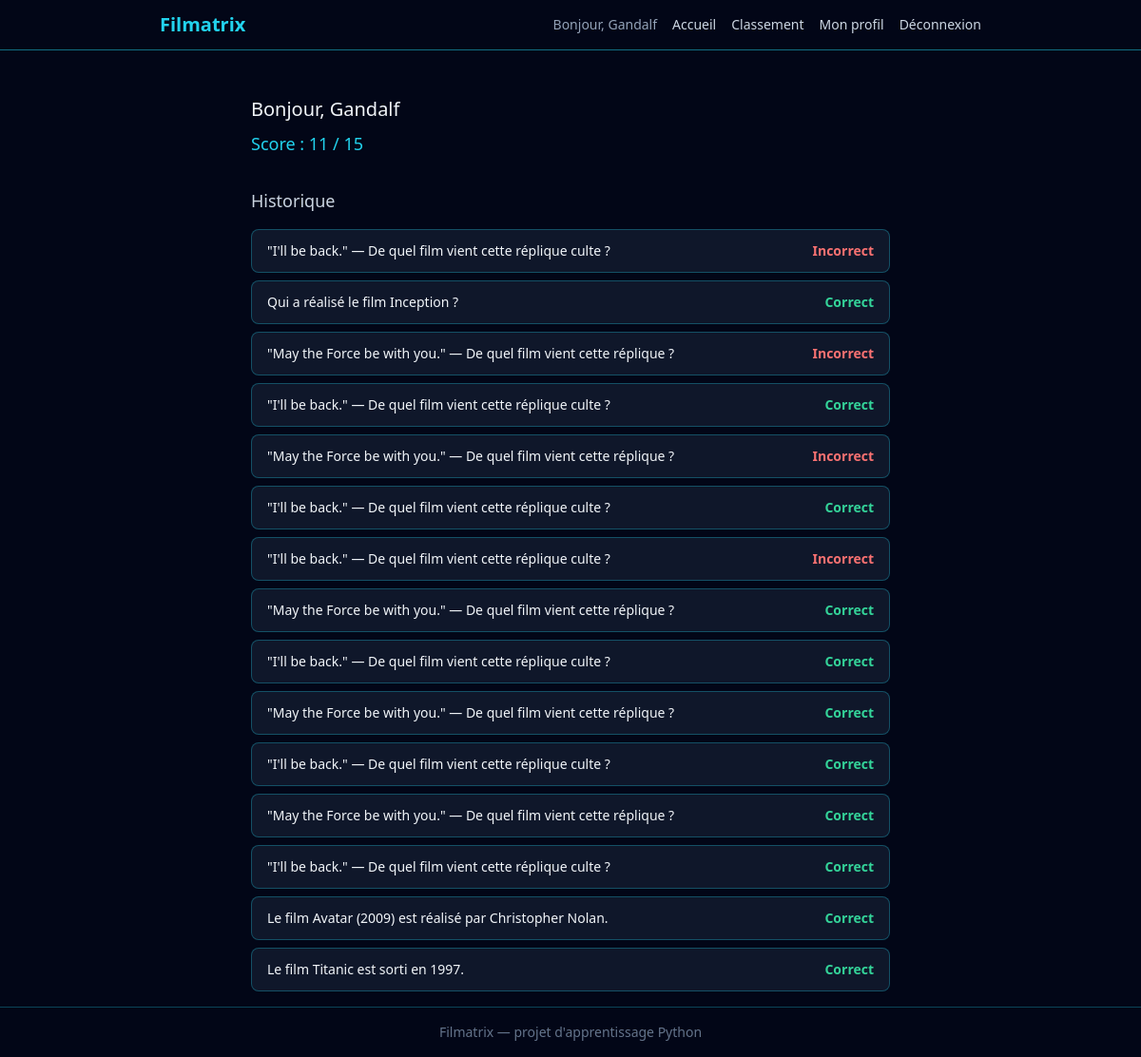
/profil (signed in), run on an earlier commit of the app's database.
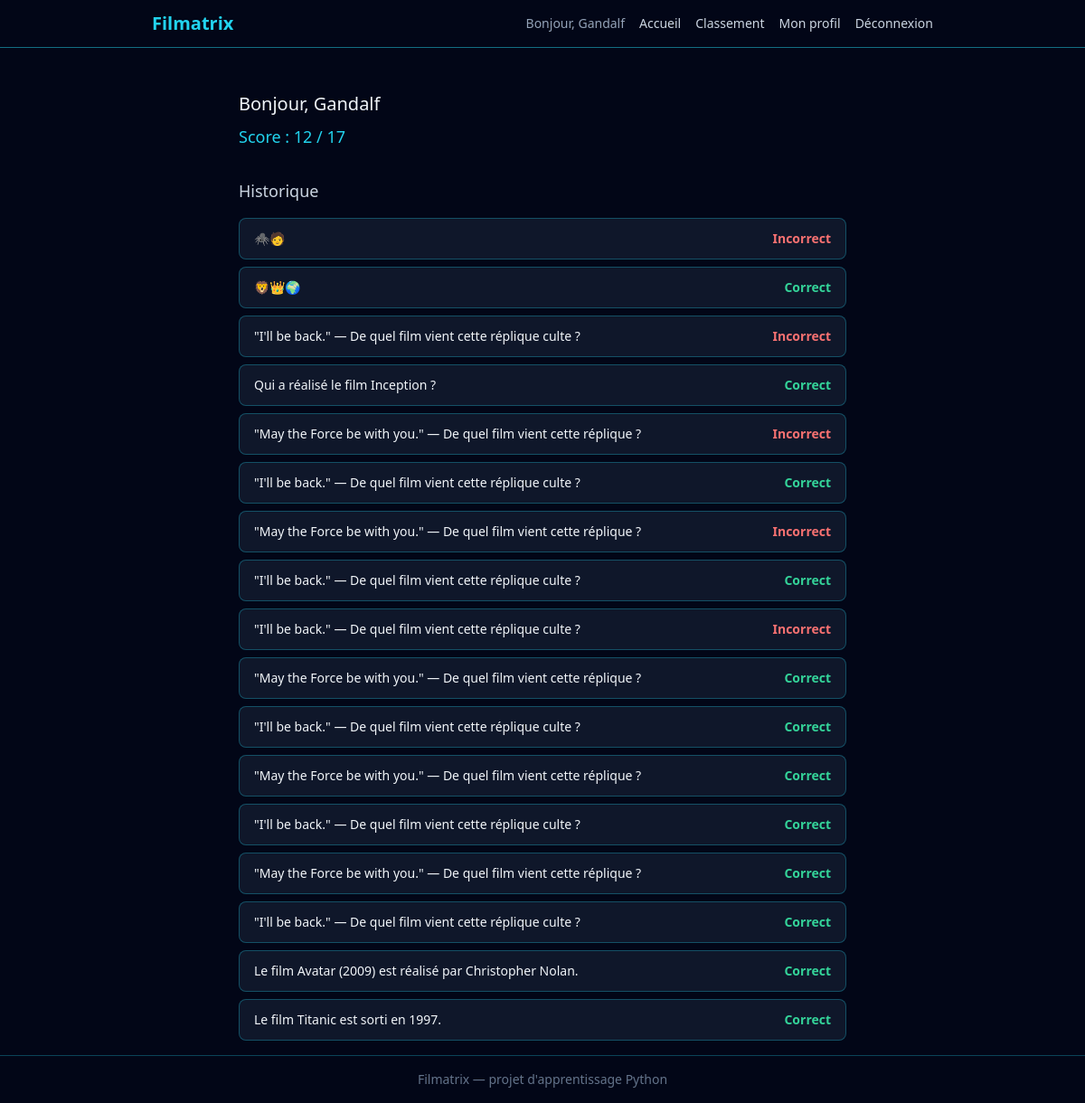
And on a later commit of the database.
### src/models.py (models this page shows, shortened)
class User(db.Model, UserMixin):
    __tablename__ = "users"
    id = db.Column(db.Integer, primary_key=True)
    username = db.Column(db.String(50), unique=True, nullable=False)
    email = db.Column(db.String(120), unique=True, nullable=False)
    password_hash = db.Column(db.String(255), nullable=False)

class Attempt(db.Model):
    __tablename__ = "attempts"
    id = db.Column(db.Integer, primary_key=True)
    user_id = db.Column(db.Integer, db.ForeignKey("users.id"), nullable=False)
    question_id = db.Column(db.Integer, db.ForeignKey("questions.id"), nullable=False)
    is_correct = db.Column(db.Boolean, nullable=False)
    answered_at = db.Column(db.DateTime, nullable=False, default=datetime.utcnow)
    question = db.relationship("Question")
    user = db.relationship("User", backref="attempts")

class Question(db.Model):
    __tablename__ = "questions"
    id = db.Column(db.Integer, primary_key=True)
    mode = db.Column(db.String(50), nullable=False)
    category = db.Column(db.String(50), nullable=False)
    difficulty = db.Column(db.String(20), nullable=False)
    prompt = db.Column(db.Text, nullable=False)
    payload = db.Column(db.JSON, nullable=False)
    correct_answer = db.Column(db.JSON, nullable=False)
    requires_account = db.Column(db.Boolean, nullable=False, default=False)

### app.py (the view)
    @app.route("/profil")
    @login_required
    def profile() -> str:
        attempts = (
            Attempt.query.filter_by(user_id=current_user.id)
            .order_by(Attempt.answered_at.desc())
            .all()
        )
        total_count = len(attempts)
        correct_count = sum(1 for attempt in attempts if attempt.is_correct)
        return render_template(
            "profil.html",
            attempts=attempts,
            total_count=total_count,
            correct_count=correct_count,
        )

### templates/profil.html
{% extends "base.html" %}
{% block content %}
<div class="max-w-2xl mx-auto mt-8">
    <h2 class="text-xl mb-2">Bonjour, {{ current_user.username }}</h2>
    <p class="text-cyan-400 text-lg mb-8">
        Score : {{ correct_count }} / {{ total_count }}
    </p>
    <h3 class="text-lg mb-4 text-slate-300">Historique</h3>
    {% if attempts %}
    <div class="flex flex-col gap-2">
        {% for attempt in attempts %}
        <div class="flex items-center justify-between bg-slate-900 border border-cyan-400/30 rounded-lg px-4 py-3">
            <span class="text-sm">{{ attempt.question.prompt }}</span>
            {% if attempt.is_correct %}
                <span class="text-emerald-400 text-sm font-bold">Correct</span>
            {% else %}
                <span class="text-red-400 text-sm font-bold">Incorrect</span>
            {% endif %}
        </div>
        {% endfor %}
    </div>
    {% else %}
    <p class="text-slate-500">Aucune partie jouée pour le moment.</p>
    {% endif %}
</div>
{% endblock %}

### templates/base.html (shortened to what this page needs)
<!DOCTYPE html>
<html lang="fr">
<head>
    <link rel="stylesheet" href="{{ url_for('static', filename='css/output.css') }}">
</head>
<body class="bg-slate-950 text-slate-100 min-h-screen flex flex-col">
    <header class="border-b border-cyan-400/50">
    <nav class="max-w-4xl mx-auto px-4 py-3">
        <div class="flex items-center justify-between">
            <a href="{{ url_for('home') }}" class="text-xl font-bold text-cyan-400">
                Filmatrix
            </a>
            <div class="flex items-center gap-4">
                {% if current_user.is_authenticated %}
                <span class="text-slate-400 text-sm">Bonjour, {{ current_user.username }}</span>
                {% endif %}
                <div class="hidden md:flex items-center gap-4 text-sm">
                    <a href="{{ url_for('home') }}" class="text-slate-300 hover:text-cyan-400 transition">Accueil</a>
                    <a href="{{ url_for('leaderboard') }}" class="text-slate-300 hover:text-cyan-400 transition">Classement</a>
                    {% if current_user.is_authenticated %}
                        <a href="{{ url_for('profile') }}" class="text-slate-300 hover:text-cyan-400 transition">Mon profil</a>
                        <a href="{{ url_for('logout') }}" class="text-slate-300 hover:text-cyan-400 transition">Déconnexion</a>
                    {% else %}
                        <a href="{{ url_for('login') }}" class="text-slate-300 hover:text-cyan-400 transition">Connexion</a>
                        <a href="{{ url_for('register') }}" class="bg-cyan-400 hover:bg-cyan-300 text-slate-950 font-bold px-3 py-1.5 rounded-lg transition">Inscription</a>
                    {% endif %}
                </div>
            </div>
        </div>
    </nav>
</header>
    <main class="flex-1 p-4">
        {% block content %}{% endblock %}
    </main>
    <footer class="border-t border-cyan-400/30 text-center text-slate-500 text-sm py-4">
        Filmatrix — projet d'apprentissage Python
    </footer>
</body>
</html>

What changed in the data, as far as the page shows it:
added Attempt: question.prompt "🕷️🧑", is_correct "Incorrect"
added Attempt: question.prompt "🦁👑🌍", is_correct "Correct"
Also different on the page:
{{ correct_count }}: "11" → "12"
{{ total_count }}: "15" → "17"
